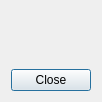
<?xml version="1.0" encoding="UTF-8"?>
<ui version="4.0">
 <class>AboutDialog</class>
 <widget class="QDialog" name="AboutDialog">
  <property name="geometry">
   <rect>
    <x>0</x>
    <y>0</y>
    <width>96</width>
    <height>102</height>
   </rect>
  </property>
  <layout class="QGridLayout" name="gridLayout">
   <item row="0" column="1">
    <widget class="QLabel" name="titleLabel">
     <property name="font">
      <font>
       <weight>75</weight>
       <bold>true</bold>
      </font>
     </property>
     <property name="text">
      <string/>
     </property>
    </widget>
   </item>
   <item row="1" column="1">
    <widget class="QLabel" name="textLabel">
     <property name="sizePolicy">
      <sizepolicy hsizetype="Expanding" vsizetype="Expanding">
       <horstretch>0</horstretch>
       <verstretch>0</verstretch>
      </sizepolicy>
     </property>
     <property name="text">
      <string/>
     </property>
     <property name="alignment">
      <set>Qt::AlignLeading|Qt::AlignLeft|Qt::AlignTop</set>
     </property>
     <property name="wordWrap">
      <bool>true</bool>
     </property>
     <property name="openExternalLinks">
      <bool>true</bool>
     </property>
     <property name="textInteractionFlags">
      <set>Qt::TextBrowserInteraction</set>
     </property>
    </widget>
   </item>
   <item row="0" column="0" rowspan="2">
    <widget class="QLabel" name="logoLabel">
     <property name="text">
      <string/>
     </property>
     <property name="alignment">
      <set>Qt::AlignLeading|Qt::AlignLeft|Qt::AlignTop</set>
     </property>
     <property name="margin">
      <number>10</number>
     </property>
    </widget>
   </item>
   <item row="2" column="0" colspan="2">
    <widget class="QDialogButtonBox" name="buttonBox">
     <property name="standardButtons">
      <set>QDialogButtonBox::Close</set>
     </property>
    </widget>
   </item>
  </layout>
 </widget>
 <resources/>
</ui>
